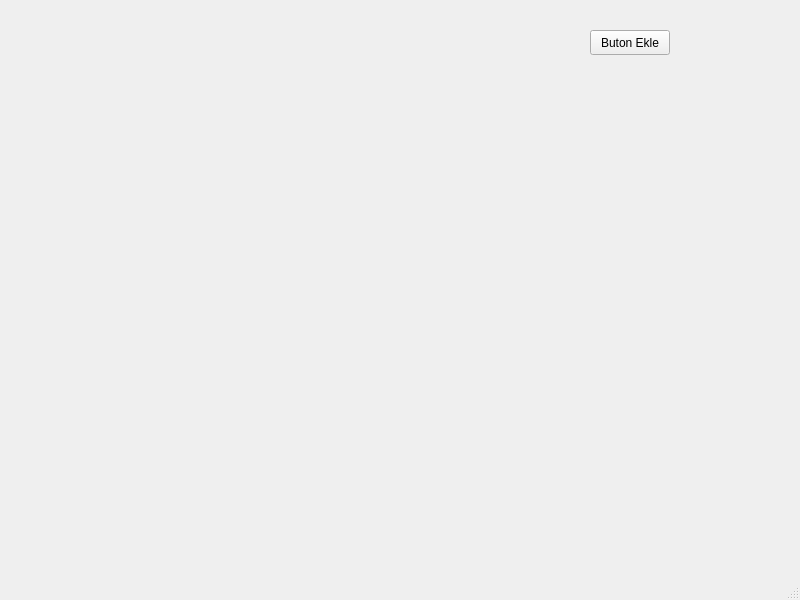
<?xml version="1.0" encoding="UTF-8"?>
<ui version="4.0">
 <class>MainWindow</class>
 <widget class="QMainWindow" name="MainWindow">
  <property name="geometry">
   <rect>
    <x>0</x>
    <y>0</y>
    <width>800</width>
    <height>600</height>
   </rect>
  </property>
  <property name="windowTitle">
   <string>MainWindow</string>
  </property>
  <widget class="QWidget" name="centralwidget">
   <widget class="QPushButton" name="pushButton">
    <property name="geometry">
     <rect>
      <x>590</x>
      <y>30</y>
      <width>80</width>
      <height>25</height>
     </rect>
    </property>
    <property name="text">
     <string>Buton Ekle</string>
    </property>
   </widget>
  </widget>
  <widget class="QMenuBar" name="menubar">
   <property name="geometry">
    <rect>
     <x>0</x>
     <y>0</y>
     <width>800</width>
     <height>25</height>
    </rect>
   </property>
  </widget>
  <widget class="QStatusBar" name="statusbar"/>
 </widget>
 <resources/>
 <connections/>
</ui>
